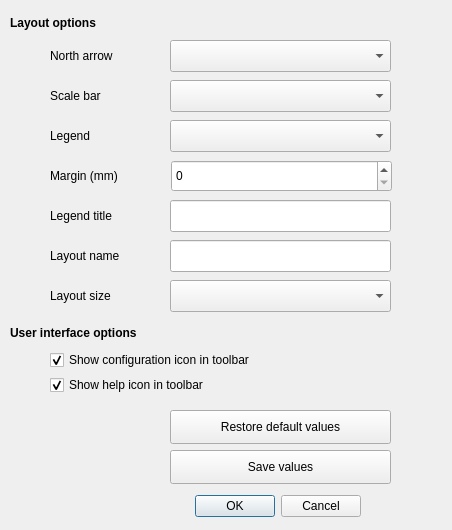
<?xml version="1.0" encoding="UTF-8"?>
<ui version="4.0">
 <author>Sylvain THÉRY</author>
 <class>createLayoutDialogBase</class>
 <widget class="QDialog" name="createLayoutDialogBase">
  <property name="geometry">
   <rect>
    <x>0</x>
    <y>0</y>
    <width>452</width>
    <height>530</height>
   </rect>
  </property>
  <property name="windowTitle">
   <string>AutoLayoutTool configuration</string>
  </property>
  <property name="locale">
   <locale language="English" country="UnitedStates"/>
  </property>
  <property name="modal">
   <bool>false</bool>
  </property>
  <widget class="QDialogButtonBox" name="button_box">
   <property name="geometry">
    <rect>
     <x>180</x>
     <y>490</y>
     <width>181</width>
     <height>32</height>
    </rect>
   </property>
   <property name="orientation">
    <enum>Qt::Horizontal</enum>
   </property>
   <property name="standardButtons">
    <set>QDialogButtonBox::Cancel|QDialogButtonBox::Ok</set>
   </property>
  </widget>
  <widget class="QLabel" name="label_layout_options">
   <property name="geometry">
    <rect>
     <x>10</x>
     <y>10</y>
     <width>431</width>
     <height>25</height>
    </rect>
   </property>
   <property name="font">
    <font>
     <weight>75</weight>
     <bold>true</bold>
    </font>
   </property>
   <property name="text">
    <string>Layout options</string>
   </property>
  </widget>
  <widget class="QComboBox" name="cbb_north">
   <property name="geometry">
    <rect>
     <x>170</x>
     <y>40</y>
     <width>221</width>
     <height>32</height>
    </rect>
   </property>
   <property name="toolTip">
    <string>Select placement</string>
   </property>
   <property name="locale">
    <locale language="English" country="UnitedStates"/>
   </property>
  </widget>
  <widget class="QComboBox" name="cbb_scalebar">
   <property name="geometry">
    <rect>
     <x>170</x>
     <y>80</y>
     <width>221</width>
     <height>32</height>
    </rect>
   </property>
   <property name="toolTip">
    <string>Select placement</string>
   </property>
   <property name="locale">
    <locale language="English" country="UnitedStates"/>
   </property>
  </widget>
  <widget class="QComboBox" name="cbb_legend">
   <property name="geometry">
    <rect>
     <x>170</x>
     <y>120</y>
     <width>221</width>
     <height>32</height>
    </rect>
   </property>
   <property name="toolTip">
    <string>Select placement</string>
   </property>
   <property name="locale">
    <locale language="English" country="UnitedStates"/>
   </property>
  </widget>
  <widget class="QLabel" name="label_3">
   <property name="geometry">
    <rect>
     <x>50</x>
     <y>40</y>
     <width>116</width>
     <height>32</height>
    </rect>
   </property>
   <property name="locale">
    <locale language="English" country="UnitedStates"/>
   </property>
   <property name="text">
    <string>North arrow</string>
   </property>
  </widget>
  <widget class="QLabel" name="label_4">
   <property name="geometry">
    <rect>
     <x>50</x>
     <y>80</y>
     <width>116</width>
     <height>32</height>
    </rect>
   </property>
   <property name="locale">
    <locale language="English" country="UnitedStates"/>
   </property>
   <property name="text">
    <string>Scale bar</string>
   </property>
  </widget>
  <widget class="QLabel" name="label_5">
   <property name="geometry">
    <rect>
     <x>50</x>
     <y>120</y>
     <width>116</width>
     <height>32</height>
    </rect>
   </property>
   <property name="locale">
    <locale language="English" country="UnitedStates"/>
   </property>
   <property name="text">
    <string>Legend</string>
   </property>
  </widget>
  <widget class="QLabel" name="label_6">
   <property name="geometry">
    <rect>
     <x>50</x>
     <y>160</y>
     <width>116</width>
     <height>32</height>
    </rect>
   </property>
   <property name="locale">
    <locale language="English" country="UnitedStates"/>
   </property>
   <property name="text">
    <string>Margin (mm)</string>
   </property>
  </widget>
  <widget class="QSpinBox" name="sb_margin_value">
   <property name="geometry">
    <rect>
     <x>171</x>
     <y>160</y>
     <width>221</width>
     <height>32</height>
    </rect>
   </property>
   <property name="maximum">
    <number>200</number>
   </property>
  </widget>
  <widget class="QLineEdit" name="le_layout_name">
   <property name="geometry">
    <rect>
     <x>170</x>
     <y>240</y>
     <width>221</width>
     <height>32</height>
    </rect>
   </property>
  </widget>
  <widget class="QLineEdit" name="le_legend_title">
   <property name="geometry">
    <rect>
     <x>170</x>
     <y>200</y>
     <width>221</width>
     <height>32</height>
    </rect>
   </property>
  </widget>
  <widget class="QPushButton" name="pb_restore">
   <property name="geometry">
    <rect>
     <x>170</x>
     <y>410</y>
     <width>221</width>
     <height>34</height>
    </rect>
   </property>
   <property name="text">
    <string>Restore default values</string>
   </property>
  </widget>
  <widget class="QLabel" name="label_7">
   <property name="geometry">
    <rect>
     <x>50</x>
     <y>200</y>
     <width>116</width>
     <height>32</height>
    </rect>
   </property>
   <property name="locale">
    <locale language="English" country="UnitedStates"/>
   </property>
   <property name="text">
    <string>Legend title</string>
   </property>
  </widget>
  <widget class="QLabel" name="label_8">
   <property name="geometry">
    <rect>
     <x>50</x>
     <y>240</y>
     <width>116</width>
     <height>32</height>
    </rect>
   </property>
   <property name="text">
    <string>Layout name</string>
   </property>
  </widget>
  <widget class="QPushButton" name="pb_save">
   <property name="geometry">
    <rect>
     <x>170</x>
     <y>450</y>
     <width>221</width>
     <height>34</height>
    </rect>
   </property>
   <property name="text">
    <string>Save values</string>
   </property>
  </widget>
  <widget class="QLabel" name="label_9">
   <property name="geometry">
    <rect>
     <x>50</x>
     <y>280</y>
     <width>116</width>
     <height>32</height>
    </rect>
   </property>
   <property name="locale">
    <locale language="English" country="UnitedStates"/>
   </property>
   <property name="text">
    <string>Layout size</string>
   </property>
  </widget>
  <widget class="QComboBox" name="cbb_page_format_name">
   <property name="geometry">
    <rect>
     <x>170</x>
     <y>280</y>
     <width>221</width>
     <height>32</height>
    </rect>
   </property>
   <property name="toolTip">
    <string>Select placement</string>
   </property>
   <property name="locale">
    <locale language="English" country="UnitedStates"/>
   </property>
  </widget>
  <widget class="QLabel" name="label_ui_options">
   <property name="geometry">
    <rect>
     <x>10</x>
     <y>320</y>
     <width>431</width>
     <height>25</height>
    </rect>
   </property>
   <property name="font">
    <font>
     <weight>75</weight>
     <bold>true</bold>
    </font>
   </property>
   <property name="text">
    <string>User interface options</string>
   </property>
  </widget>
  <widget class="QCheckBox" name="cb_show_config_icon">
   <property name="geometry">
    <rect>
     <x>50</x>
     <y>350</y>
     <width>341</width>
     <height>20</height>
    </rect>
   </property>
   <property name="text">
    <string>Show configuration icon in toolbar</string>
   </property>
   <property name="checked">
    <bool>true</bool>
   </property>
  </widget>
  <widget class="QCheckBox" name="cb_show_help_icon">
   <property name="geometry">
    <rect>
     <x>50</x>
     <y>375</y>
     <width>341</width>
     <height>20</height>
    </rect>
   </property>
   <property name="text">
    <string>Show help icon in toolbar</string>
   </property>
   <property name="checked">
    <bool>true</bool>
   </property>
  </widget>
 </widget>
 <resources/>
 <connections>
  <connection>
   <sender>button_box</sender>
   <signal>accepted()</signal>
   <receiver>createLayoutDialogBase</receiver>
   <slot>accept()</slot>
   <hints>
    <hint type="sourcelabel">
     <x>180</x>
     <y>370</y>
    </hint>
    <hint type="destinationlabel">
     <x>20</x>
     <y>20</y>
    </hint>
   </hints>
  </connection>
  <connection>
   <sender>button_box</sender>
   <signal>rejected()</signal>
   <receiver>createLayoutDialogBase</receiver>
   <slot>reject()</slot>
   <hints>
    <hint type="sourcelabel">
     <x>180</x>
     <y>370</y>
    </hint>
    <hint type="destinationlabel">
     <x>20</x>
     <y>20</y>
    </hint>
   </hints>
  </connection>
 </connections>
</ui>
